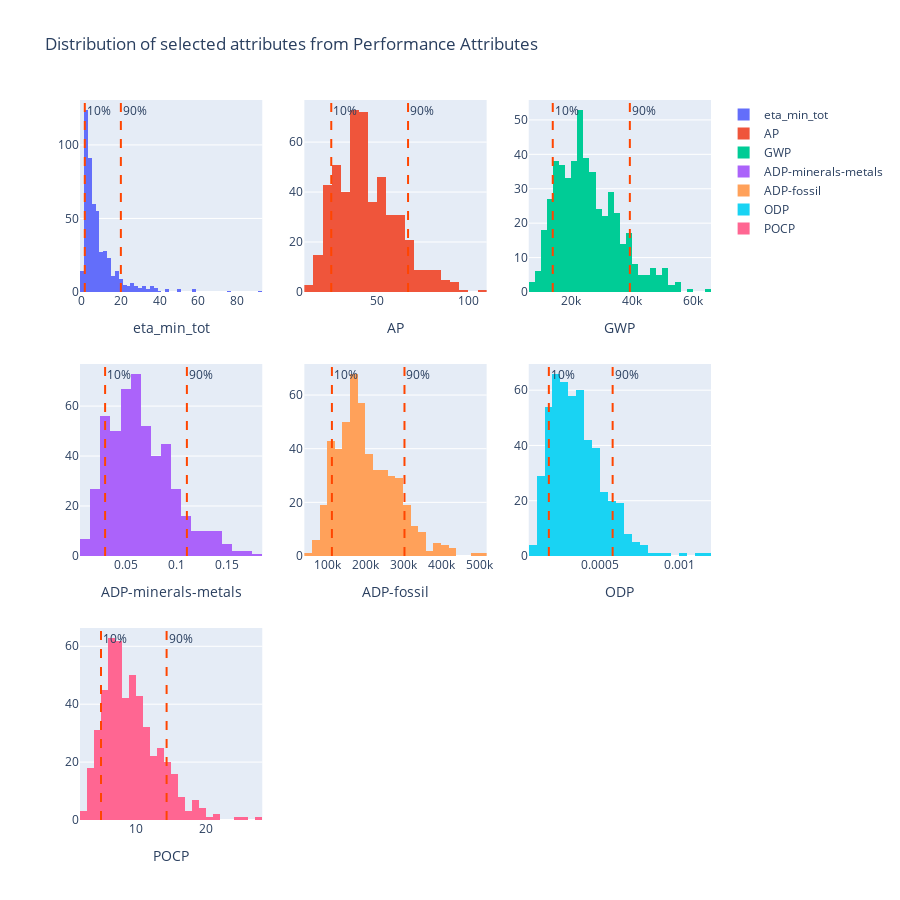

The cell this chart's notebook holds for it:
### Code cell
plotter.distrib_attributes(block='perf_att', per_column=True, sub_figs=True)

### Figure 1 — Plotly figure (JSON) as saved in the notebook; plotly's stock layout.template omitted (floating-point values rounded to 4 significant figures; data arrays with more than 128 entries replaced by an {"elided": "..."} marker saying what was removed)
{"data": [{"name": "eta_min_tot", "type": "histogram", "x": {"elided": "500 float values"}, "xaxis": "x", "yaxis": "y"}, {"name": "AP", "type": "histogram", "x": {"elided": "500 float values"}, "xaxis": "x2", "yaxis": "y2"}, {"name": "GWP", "type": "histogram", "x": {"elided": "500 float values"}, "xaxis": "x3", "yaxis": "y3"}, {"name": "ADP-minerals-metals", "type": "histogram", "x": {"elided": "500 float values"}, "xaxis": "x4", "yaxis": "y4"}, {"name": "ADP-fossil", "type": "histogram", "x": {"elided": "500 float values"}, "xaxis": "x5", "yaxis": "y5"}, {"name": "ODP", "type": "histogram", "x": {"elided": "500 float values"}, "xaxis": "x6", "yaxis": "y6"}, {"name": "POCP", "type": "histogram", "x": {"elided": "500 float values"}, "xaxis": "x7", "yaxis": "y7"}], "layout": {"annotations": [{"showarrow": false, "text": "10%", "x": 1.477, "xanchor": "left", "xref": "x", "y": 1, "yanchor": "top", "yref": "y domain"}, {"showarrow": false, "text": "90%", "x": 20.07, "xanchor": "left", "xref": "x", "y": 1, "yanchor": "top", "yref": "y domain"}, {"showarrow": false, "text": "10%", "x": 24.76, "xanchor": "left", "xref": "x2", "y": 1, "yanchor": "top", "yref": "y2 domain"}, {"showarrow": false, "text": "90%", "x": 66.89, "xanchor": "left", "xref": "x2", "y": 1, "yanchor": "top", "yref": "y2 domain"}, {"showarrow": false, "text": "10%", "x": 13920.0, "xanchor": "left", "xref": "x3", "y": 1, "yanchor": "top", "yref": "y3 domain"}, {"showarrow": false, "text": "90%", "x": 39290.0, "xanchor": "left", "xref": "x3", "y": 1, "yanchor": "top", "yref": "y3 domain"}, {"showarrow": false, "text": "10%", "x": 0.02979, "xanchor": "left", "xref": "x4", "y": 1, "yanchor": "top", "yref": "y4 domain"}, {"showarrow": false, "text": "90%", "x": 0.1105, "xanchor": "left", "xref": "x4", "y": 1, "yanchor": "top", "yref": "y4 domain"}, {"showarrow": false, "text": "10%", "x": 112600.0, "xanchor": "left", "xref": "x5", "y": 1, "yanchor": "top", "yref": "y5 domain"}, {"showarrow": false, "text": "90%", "x": 303700.0, "xanchor": "left", "xref": "x5", "y": 1, "yanchor": "top", "yref": "y5 domain"}, {"showarrow": false, "text": "10%", "x": 0.000177, "xanchor": "left", "xref": "x6", "y": 1, "yanchor": "top", "yref": "y6 domain"}, {"showarrow": false, "text": "90%", "x": 0.0005795, "xanchor": "left", "xref": "x6", "y": 1, "yanchor": "top", "yref": "y6 domain"}, {"showarrow": false, "text": "10%", "x": 4.995, "xanchor": "left", "xref": "x7", "y": 1, "yanchor": "top", "yref": "y7 domain"}, {"showarrow": false, "text": "90%", "x": 14.35, "xanchor": "left", "xref": "x7", "y": 1, "yanchor": "top", "yref": "y7 domain"}], "height": 900, "shapes": [{"line": {"color": "orangered", "dash": "dash", "width": 2}, "type": "line", "x0": 1.477, "x1": 1.477, "xref": "x", "y0": 0, "y1": 1, "yref": "y domain"}, {"line": {"color": "orangered", "dash": "dash", "width": 2}, "type": "line", "x0": 20.07, "x1": 20.07, "xref": "x", "y0": 0, "y1": 1, "yref": "y domain"}, {"line": {"color": "orangered", "dash": "dash", "width": 2}, "type": "line", "x0": 24.76, "x1": 24.76, "xref": "x2", "y0": 0, "y1": 1, "yref": "y2 domain"}, {"line": {"color": "orangered", "dash": "dash", "width": 2}, "type": "line", "x0": 66.89, "x1": 66.89, "xref": "x2", "y0": 0, "y1": 1, "yref": "y2 domain"}, {"line": {"color": "orangered", "dash": "dash", "width": 2}, "type": "line", "x0": 13920.0, "x1": 13920.0, "xref": "x3", "y0": 0, "y1": 1, "yref": "y3 domain"}, {"line": {"color": "orangered", "dash": "dash", "width": 2}, "type": "line", "x0": 39290.0, "x1": 39290.0, "xref": "x3", "y0": 0, "y1": 1, "yref": "y3 domain"}, {"line": {"color": "orangered", "dash": "dash", "width": 2}, "type": "line", "x0": 0.02979, "x1": 0.02979, "xref": "x4", "y0": 0, "y1": 1, "yref": "y4 domain"}, {"line": {"color": "orangered", "dash": "dash", "width": 2}, "type": "line", "x0": 0.1105, "x1": 0.1105, "xref": "x4", "y0": 0, "y1": 1, "yref": "y4 domain"}, {"line": {"color": "orangered", "dash": "dash", "width": 2}, "type": "line", "x0": 112600.0, "x1": 112600.0, "xref": "x5", "y0": 0, "y1": 1, "yref": "y5 domain"}, {"line": {"color": "orangered", "dash": "dash", "width": 2}, "type": "line", "x0": 303700.0, "x1": 303700.0, "xref": "x5", "y0": 0, "y1": 1, "yref": "y5 domain"}, {"line": {"color": "orangered", "dash": "dash", "width": 2}, "type": "line", "x0": 0.000177, "x1": 0.000177, "xref": "x6", "y0": 0, "y1": 1, "yref": "y6 domain"}, {"line": {"color": "orangered", "dash": "dash", "width": 2}, "type": "line", "x0": 0.0005795, "x1": 0.0005795, "xref": "x6", "y0": 0, "y1": 1, "yref": "y6 domain"}, {"line": {"color": "orangered", "dash": "dash", "width": 2}, "type": "line", "x0": 4.995, "x1": 4.995, "xref": "x7", "y0": 0, "y1": 1, "yref": "y7 domain"}, {"line": {"color": "orangered", "dash": "dash", "width": 2}, "type": "line", "x0": 14.35, "x1": 14.35, "xref": "x7", "y0": 0, "y1": 1, "yref": "y7 domain"}], "title": {"text": "Distribution of selected attributes from Performance Attributes"}, "width": 900, "xaxis": {"anchor": "y", "domain": [0, 0.2889], "title": {"text": "eta_min_tot"}}, "xaxis2": {"anchor": "y2", "domain": [0.3556, 0.6444], "title": {"text": "AP"}}, "xaxis3": {"anchor": "y3", "domain": [0.7111, 1], "title": {"text": "GWP"}}, "xaxis4": {"anchor": "y4", "domain": [0, 0.2889], "title": {"text": "ADP-minerals-metals"}}, "xaxis5": {"anchor": "y5", "domain": [0.3556, 0.6444], "title": {"text": "ADP-fossil"}}, "xaxis6": {"anchor": "y6", "domain": [0.7111, 1], "title": {"text": "ODP"}}, "xaxis7": {"anchor": "y7", "domain": [0, 0.2889], "title": {"text": "POCP"}}, "xaxis8": {"anchor": "y8", "domain": [0.3556, 0.6444]}, "xaxis9": {"anchor": "y9", "domain": [0.7111, 1]}, "yaxis": {"anchor": "x", "domain": [0.7333, 1]}, "yaxis2": {"anchor": "x2", "domain": [0.7333, 1]}, "yaxis3": {"anchor": "x3", "domain": [0.7333, 1]}, "yaxis4": {"anchor": "x4", "domain": [0.3667, 0.6333]}, "yaxis5": {"anchor": "x5", "domain": [0.3667, 0.6333]}, "yaxis6": {"anchor": "x6", "domain": [0.3667, 0.6333]}, "yaxis7": {"anchor": "x7", "domain": [0, 0.2667]}, "yaxis8": {"anchor": "x8", "domain": [0, 0.2667]}, "yaxis9": {"anchor": "x9", "domain": [0, 0.2667]}}}
